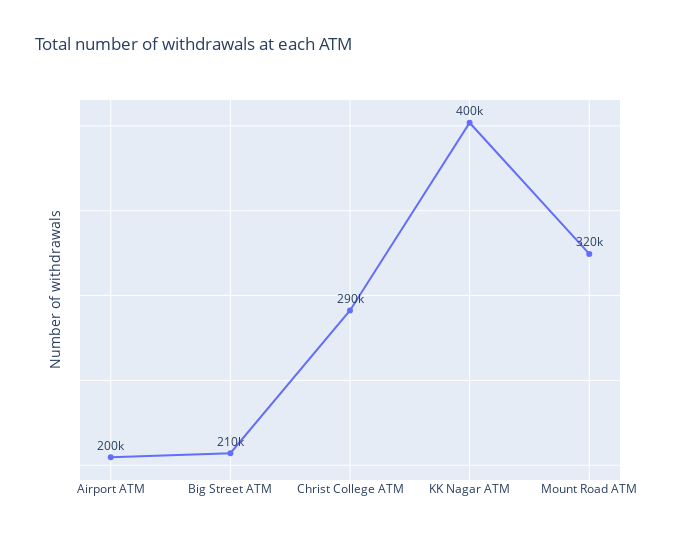
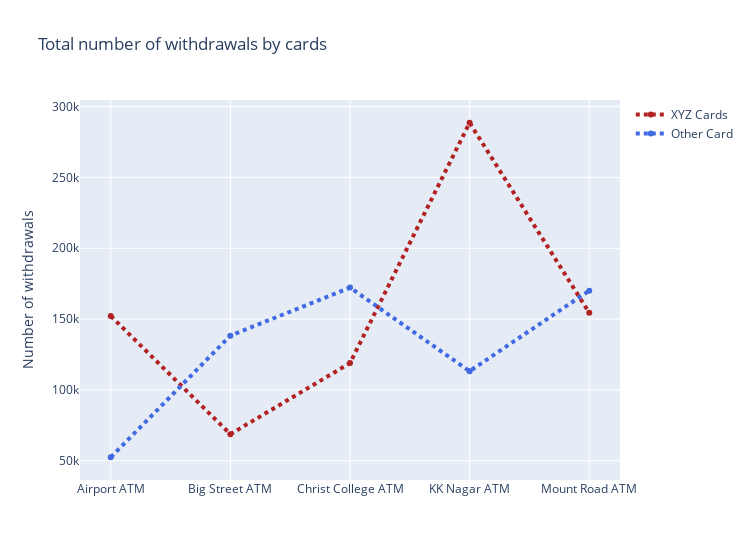
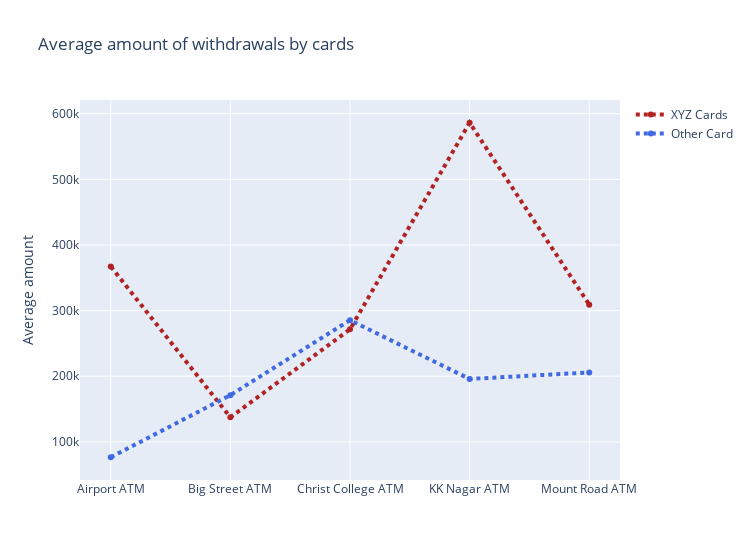

The cell these charts' notebook holds for them, in order:
### Code cell
trace = px.line(atms,
                x=atms.index,
                y='no_of_withdrawals', width=700,
                markers=True, text='no_of_withdrawals',
                title= 'Total number of withdrawals at each ATM',
                labels={'atm_name':'', 'no_of_withdrawals':'Number of withdrawals'})

trace.update_yaxes(showticklabels=False)
trace.update_traces(texttemplate='%{text:.2s}', textposition='top center')
trace.show()

fig = go.Figure()

fig.add_trace(go.Scatter(x=atms.index, y=atms.xyz_card_withdrawals, 
                         name='XYZ Cards', line=dict(color='firebrick', width=4, dash='dot')))
fig.add_trace(go.Scatter(x=atms.index, y=atms.other_card_withdrawals,
                         name='Other Card', line=dict(color='royalblue', width=4, dash='dot')))
fig.update_layout(title='Total number of withdrawals by cards',
                  yaxis_title = 'Number of withdrawals',
                  width=750)
fig.show()

fig = go.Figure()

fig.add_trace(go.Scatter(x=atms_amt.index, y=atms_amt.amt_withdrawn_xyz, 
                         name='XYZ Cards', line=dict(color='firebrick', width=4, dash='dot')))
fig.add_trace(go.Scatter(x=atms_amt.index, y=atms_amt.amt_withdrawn_other,
                         name='Other Card', line=dict(color='royalblue', width=4, dash='dot')))
fig.update_layout(title='Average amount of withdrawals by cards',
                  yaxis_title = 'Average amount',
                  width=750)
fig.show()

### Figure 1 — Plotly figure (JSON) as saved in the notebook; plotly's stock layout.template omitted (floating-point values rounded to 4 significant figures)
{"data": [{"hovertemplate": "=%{x}<br>Number of withdrawals=%{text}<extra></extra>", "legendgroup": "", "line": {"color": "#636efa", "dash": "solid"}, "marker": {"symbol": "circle"}, "mode": "markers+text+lines", "name": "", "orientation": "v", "showlegend": false, "text": [204709, 207062, 291207, 401858, 324564], "textposition": "top center", "texttemplate": "%{text:.2s}", "type": "scatter", "x": ["Airport ATM", "Big Street ATM", "Christ College ATM", "KK Nagar ATM", "Mount Road ATM"], "xaxis": "x", "y": [204709, 207062, 291207, 401858, 324564], "yaxis": "y"}], "layout": {"legend": {"tracegroupgap": 0}, "title": {"text": "Total number of withdrawals at each ATM"}, "width": 700, "xaxis": {"anchor": "y", "domain": [0, 1], "title": {"text": ""}}, "yaxis": {"anchor": "x", "domain": [0, 1], "showticklabels": false, "title": {"text": "Number of withdrawals"}}}}

### Figure 2 — Plotly figure (JSON) as saved in the notebook; plotly's stock layout.template omitted (floating-point values rounded to 4 significant figures)
{"data": [{"line": {"color": "firebrick", "dash": "dot", "width": 4}, "name": "XYZ Cards", "type": "scatter", "x": ["Airport ATM", "Big Street ATM", "Christ College ATM", "KK Nagar ATM", "Mount Road ATM"], "y": [152231, 68770, 118955, 288624, 154462]}, {"line": {"color": "royalblue", "dash": "dot", "width": 4}, "name": "Other Card", "type": "scatter", "x": ["Airport ATM", "Big Street ATM", "Christ College ATM", "KK Nagar ATM", "Mount Road ATM"], "y": [52478, 138292, 172252, 113234, 170102]}], "layout": {"title": {"text": "Total number of withdrawals by cards"}, "width": 750, "yaxis": {"title": {"text": "Number of withdrawals"}}}}

### Figure 3 — Plotly figure (JSON) as saved in the notebook; plotly's stock layout.template omitted (floating-point values rounded to 4 significant figures)
{"data": [{"line": {"color": "firebrick", "dash": "dot", "width": 4}, "name": "XYZ Cards", "type": "scatter", "x": ["Airport ATM", "Big Street ATM", "Christ College ATM", "KK Nagar ATM", "Mount Road ATM"], "y": [367100.0, 137400.0, 271500.0, 586200.0, 309100.0]}, {"line": {"color": "royalblue", "dash": "dot", "width": 4}, "name": "Other Card", "type": "scatter", "x": ["Airport ATM", "Big Street ATM", "Christ College ATM", "KK Nagar ATM", "Mount Road ATM"], "y": [76530.0, 171200.0, 285300.0, 195800.0, 205700.0]}], "layout": {"title": {"text": "Average amount of withdrawals by cards"}, "width": 750, "yaxis": {"title": {"text": "Average amount"}}}}
